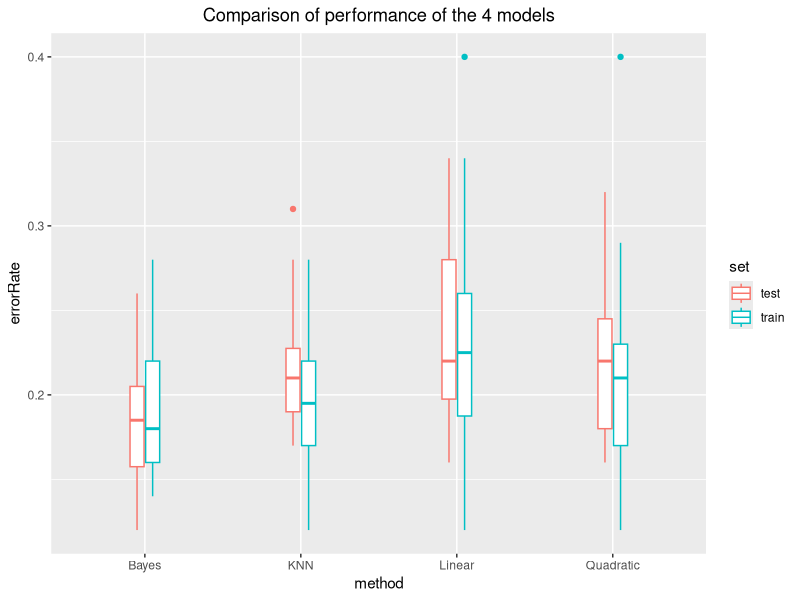

Reproduce this figure in R.
## ---- chunk 1
set.seed(8564)
## ---- chunk 2
# Function to simulate training and test dataset
simulateData = function(){
  
  csize = 10      
  p = 2     
  n = 200
  N = 10000
  s = 1       # sd for generating the centers within each class 
  
  m1 = matrix(rnorm(csize*p), csize, p)*s + cbind( rep(1,csize), rep(0,csize))
  m0 = matrix(rnorm(csize*p), csize, p)*s + cbind( rep(0,csize), rep(1,csize))

  df_train = data.frame("X1" =  rep(0,n),"X2" = rep(0,n),"Y" = rep(0,n))
  df_test = data.frame("X1" =  rep(0,N),"X2" = rep(0,N),"Y" = rep(0,N))
  
  # Generate training data
  n=100
  # Randomly allocate the n samples for class 1  to the 10 clusters
  id1 = sample(1:csize, n, replace = TRUE)
  # Randomly allocate the n samples for class 1 to the 10 clusters
  id0 = sample(1:csize, n, replace = TRUE)

  s= sqrt(1/5)                              #sd for generating x

  traindata = matrix(rnorm(2*n*p), 2*n, p)*s + rbind(m1[id1,], m0[id0,])
  Ytrain = factor(c(rep(1,n), rep(0,n)))

  #Generate test data
  N = 5000
  id1 = sample(1:csize, N, replace=TRUE)
  id0 = sample(1:csize, N, replace=TRUE)
  testdata = matrix(rnorm(2*N*p), 2*N, p)*s + 
  rbind(m1[id1,], m0[id0,])
  Ytest = factor(c(rep(1,N), rep(0,N)))
  
  df_train["X1"] = traindata[,1]
  df_train["X2"] = traindata[,2]
  df_train["Y"] = as.numeric(Ytrain)-1
  
  df_test["X1"] = testdata[,1]
  df_test["X2"] = testdata[,2]
  df_test["Y"] = as.numeric(Ytest)-1
  
  retlst = list(train = df_train,test = df_test,center1 = m0,center2 = m1)
  return(retlst)
}
## ---- chunk 3
library(class)

num_methods = 4
num_sets = 2
num_sims = 20

df_rows = num_methods * num_sets * num_sims

mixnorm = function(x){
   ## return the density ratio for a point x, where each 
   ## density is a mixture of normal with 10 components
   sum(exp(-apply((t(m1)-x)^2, 2, sum)*5/2))/sum(exp(-apply((t(m0)-x)^2, 2, sum)*5/2))
}

#Function to select K values from the train dataset
selectbestcvK = function(train){
  
  dataSet = train
  foldNum = 10
  foldSize = floor(nrow(dataSet)/foldNum)
  KVector = seq(1,(nrow(dataSet)-foldSize),2)
  totalK = length(KVector)
  error = 0
  
  cvError = data.frame("K" = rep(0,totalK),"error_rate" = rep(0,totalK))
  
  for (x in 1:totalK){
    K = KVector[x]
    
    for (runId in 1:foldNum) {
      myIndex = sample(1:nrow(dataSet))
      testSetIndex = ((runId - 1) * foldSize + 1):(ifelse(runId == 
            foldNum, nrow(dataSet), runId * foldSize))
      testSetIndex = myIndex[testSetIndex]
    
      trainX = dataSet[-testSetIndex, c("X1", "X2")]
      trainY = as.factor(dataSet[-testSetIndex, ]$Y)
      testX = dataSet[testSetIndex, c("X1", "X2")]
      testY = as.factor(dataSet[testSetIndex, ]$Y)
      predictY = knn(trainX, testX, trainY, K)
      error = error + sum(predictY != testY)
    }
    error = error/nrow(dataSet)
    cvError[x,"K"] = K
    cvError[x,"error_rate"] = error
  }
  
  minErrorRate = min(cvError$error_rate) 
  selectedK = max(cvError[cvError$error_rate == minErrorRate,]$K)
  return(selectedK)
  
}

error_rate = data.frame("method" = rep("",df_rows),"set" = rep("",df_rows),"errorRate" = rep(0,df_rows))
selectedK = data.frame("K" = rep(0,20))

n = 200
N = 10000
row = 1

for(sim in 1:num_sims){
  
  lst = simulateData()
  
  train = lst$train
  test = lst$test
  m0 = data.matrix(lst$center1)
  m1 = data.matrix(lst$center2)
  
  Ytrain = as.numeric(train$Y)
  Ytest = as.numeric(test$Y)
  test = test[1:2]

  #Linear Regression Model
  regModel = lm(Y~X1+X2,data = train)
  Ytrain_pred = as.numeric(regModel$fitted>0.5)
  Ytest_pred = as.numeric(predict(regModel,newdata = test) > 0.5)

  train_error = round(sum(Ytrain != Ytrain_pred) / n,digits = 2)
  test_error = round(sum(Ytest != Ytest_pred) / N,digits = 2)

  error_rate[row,"method"] = "Linear"
  error_rate[row,"set"] = "train"
  error_rate[row,"errorRate"] = round(train_error,digits = 2)

  row = row + 1

  error_rate[row,"method"] = "Linear"
  error_rate[row,"set"] = "test"
  error_rate[row,"errorRate"] = round(test_error,digits = 2)

  row = row + 1

  #Quadratic Regression Model
  quadModel = lm(Y ~ X1 + X2 + I(X1 * X2) + I(X1^2) + I(X2^2),data = train)
  Ytrain_pred = as.numeric(quadModel$fitted>0.5)
  Ytest_pred = as.numeric(predict(quadModel,newdata = test) > 0.5)

  train_error = round(sum(Ytrain != Ytrain_pred) / n,digits = 2)
  test_error = round(sum(Ytest != Ytest_pred) / N,digits = 2)

  error_rate[row,"method"] = "Quadratic"
  error_rate[row,"set"] = "train"
  error_rate[row,"errorRate"] = round(train_error,digits = 2)

  row = row + 1

  error_rate[row,"method"] = "Quadratic"
  error_rate[row,"set"] = "test"
  error_rate[row,"errorRate"] = round(test_error,digits = 2)

  row = row + 1

  #Bayer Error

  traindata = data.matrix(train[1:2])
  Ytrain_pred = apply(traindata, 1, mixnorm)
  Ytrain_pred = as.numeric(Ytrain_pred > 1)

  testdata = data.matrix(test)
  Ytest_pred = apply(testdata, 1, mixnorm)
  Ytest_pred = as.numeric(Ytest_pred > 1)

  train_error = round(sum(Ytrain !=  Ytrain_pred) / n,digits = 2)
  test_error = round(sum(Ytest !=  Ytest_pred) / N,digits = 2)
  
  error_rate[row,"method"] = "Bayes"
  error_rate[row,"set"] = "train"
  error_rate[row,"errorRate"] = round(train_error,digits = 2)

  row = row + 1

  error_rate[row,"method"] = "Bayes"
  error_rate[row,"set"] = "test"
  error_rate[row,"errorRate"] = round(test_error,digits = 2)

  row = row + 1
  
  #Calling the function to select the best K for the simulation run based on the train dataset
  K = selectbestcvK(train)
  selectedK[sim,"K"] = K 
    
  trainX = train[,c("X1", "X2")]
  trainY = as.factor(train$Y)
  testX = test[,c("X1", "X2")]
  testY = as.factor(Ytest)
  
  predictTrnY = knn(trainX,trainX,trainY,K)
  predictTestY = knn(trainX,testX,trainY,K)
  
  train_error = sum(predictTrnY != trainY)/n
  test_error = sum(predictTestY != testY)/N

  error_rate[row,"method"] = "KNN"
  error_rate[row,"set"] = "train"
  error_rate[row,"errorRate"] = round(train_error,digits = 2)

  row = row + 1

  error_rate[row,"method"] = "KNN"
  error_rate[row,"set"] = "test"
  error_rate[row,"errorRate"] = round(test_error,digits = 2)

  row = row + 1
  
}
## ---- chunk 4
library(ggplot2)
ggplot(error_rate, aes(x = method, y = errorRate, color = set)) + geom_boxplot(width = 0.2) + ggtitle("Comparison of performance of the 4 models") +
  theme(plot.title = element_text(hjust = 0.5))
## ---- chunk 5
meanK = round(mean(selectedK$K),digits = 2)
sdK = round(sd(selectedK$K),digits = 2)
